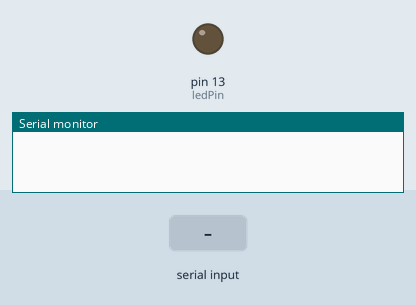
A sketch run on a simulated Arduino Uno, built with avr-gcc and run on an emulated ATmega328P. Parts: output pins drawn as LEDs (lit = HIGH), the last lines printed to the serial monitor. Inputs (shaded band) come from the test bench.

Above: at 1.2 s.
1.3 s: "ON\n" received over Serial
At 2.0 s:
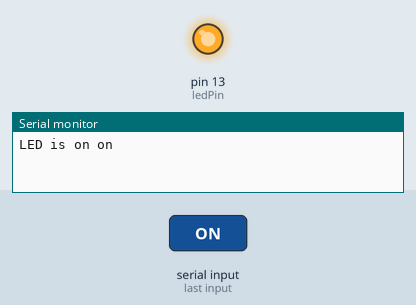
2.8 s: "OFF\n" received over Serial
At 3.2 s:
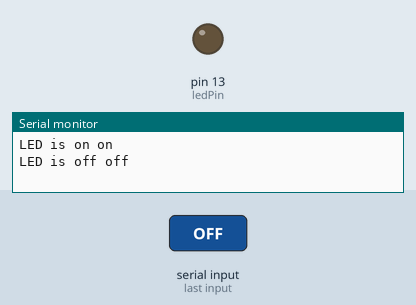
Timing chart, 0 to 5.8 s (numbered marks = the images above; inputs shaded):
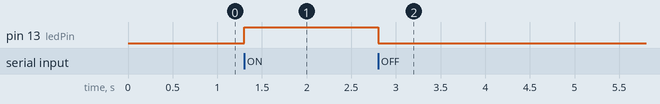

The sketch:

LedBlinkCmd.ino
```cpp
/*=========================================================================================
  - Đây là chương trình hiển thị sáng tắt đèn led thông qua câu lệnh. Giao tiếp bằng kết nối
    UART.
  - Màn hình sẽ hiển thị và gõ "ON" để đèn sáng, "OFF" đèn sẽ tắt
=========================================================================================*/

int ledPin = 13; // chân sáng đèn led
String cmd = ""; //lưu lệnh goc từ PC sang, chứa được kí tự, kiểu dữ liệu String

void setup() {
  // put your setup code here, to run once:
  pinMode(ledPin, OUTPUT); //chân 13 nhận điện
  //pair thiết bị
  Serial.begin(9600);
  //mới mở board, điện tắt, đến khi mình gõ lệnh
  digitalWrite(ledPin, LOW);
}

void loop() {
  //kiểm tra bufer, vùng ram trên board có data gì ko? có thì đọc và kiểm tra cần làm gì?
  if (Serial.available()) {
    cmd = Serial.readStringUntil('\n'); //đọc hết cả câu gõ vào, vì gõ vào xong phải enter
    if (cmd == "ON") {
      digitalWrite(ledPin, HIGH);
      Serial.println("LED is on on"); //báo ngược trở lại PC rằng board đã on đèn
    }
    else if (cmd == "OFF") {
      digitalWrite(ledPin, LOW);
      Serial.println("LED is off off"); //báo ngược trở lại PC rằng board đã off đèn
    }
    else {
      Serial.println("Please type correct uppercase word!");
    }
  }

}
```

Measured:
- after the input at 1.3 s, pin 13 (ledPin): LOW → HIGH at once
- after the input at 2.8 s, pin 13 (ledPin): HIGH → LOW at once
